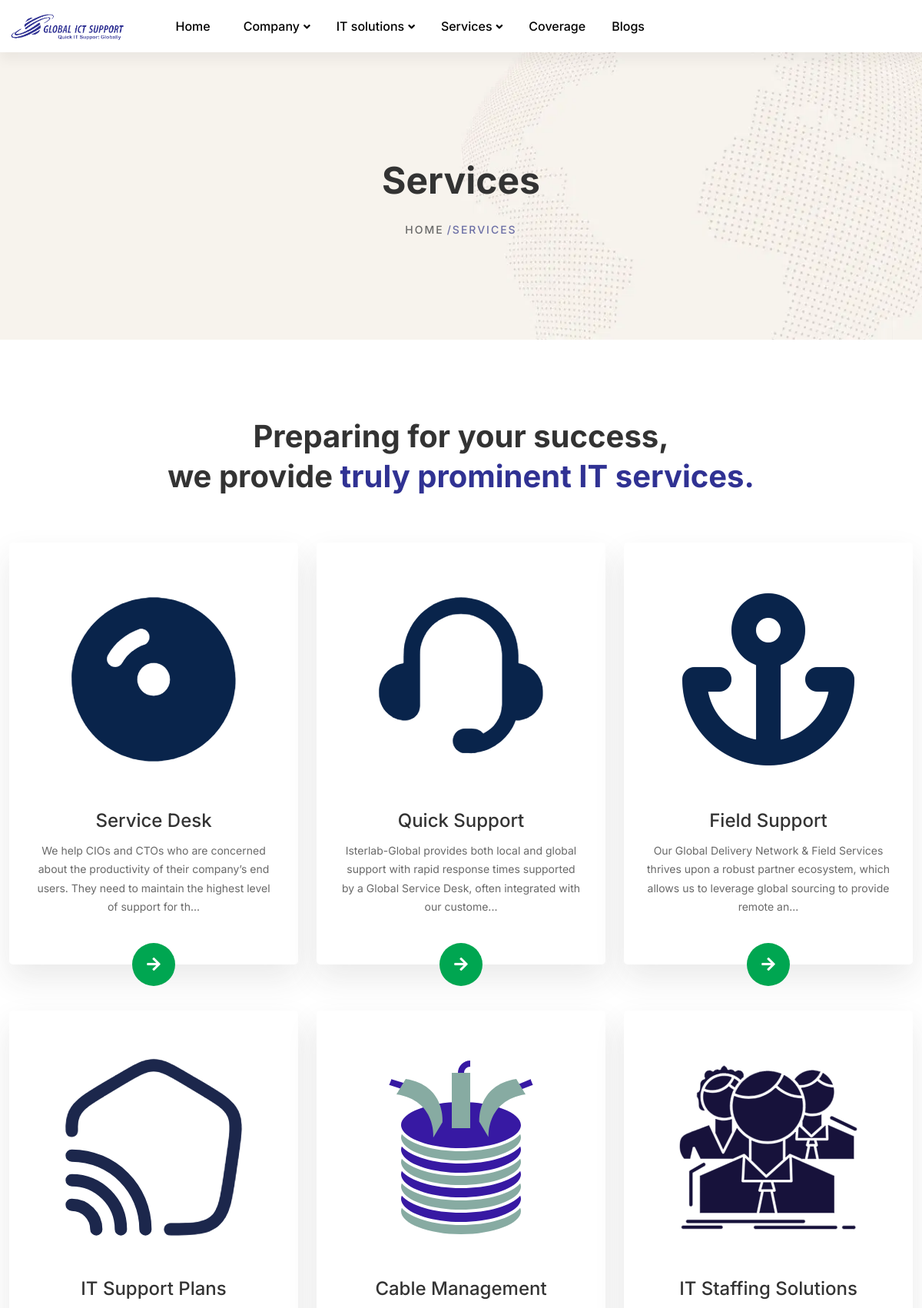
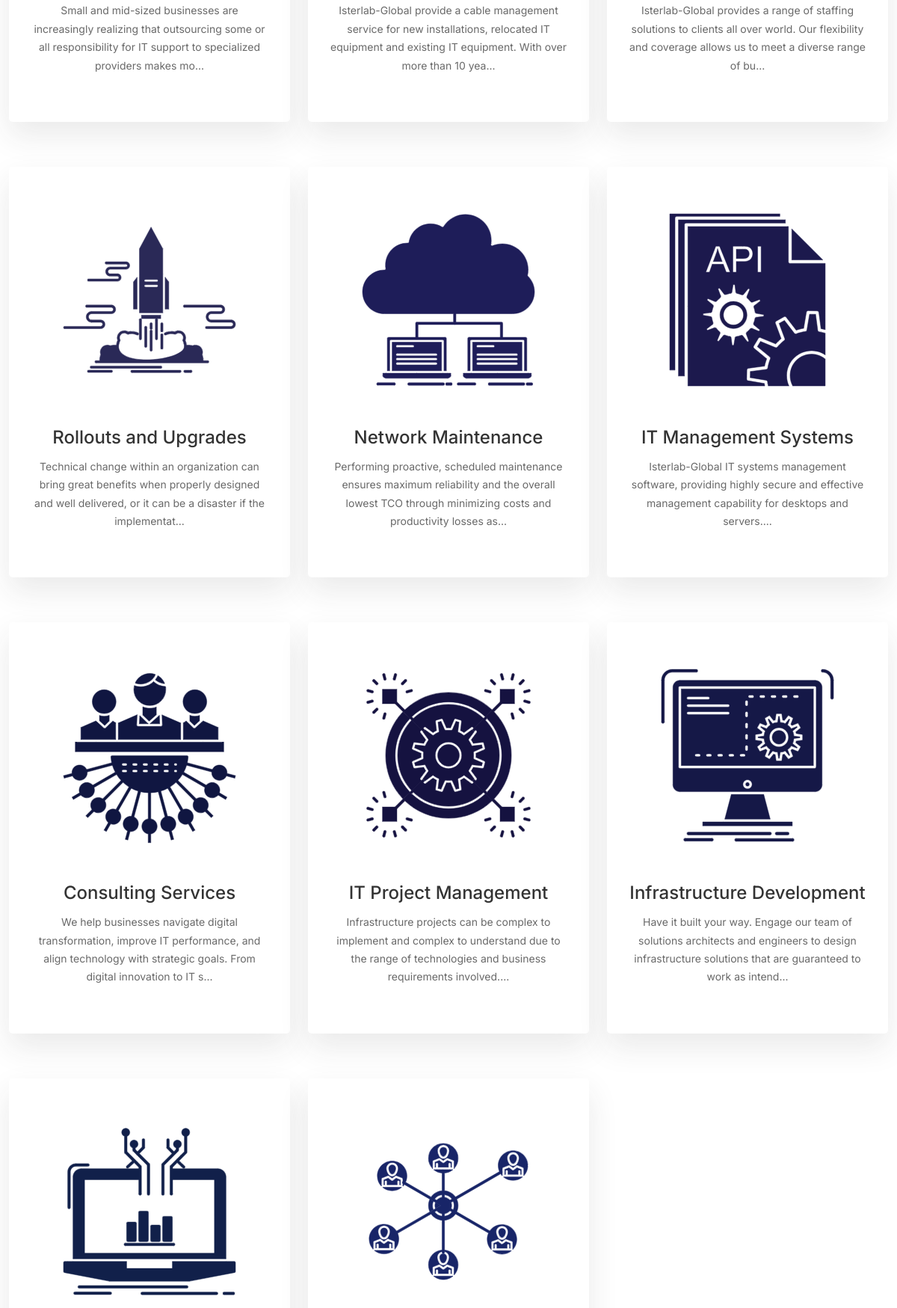
Page /services/ (upper part) on the committed database (2 pictures, top to bottom).
### landing/models.py (models this page shows, shortened)
class Service(models.Model):
    id = models.UUIDField(primary_key=True,default=uuid.uuid4,editable=False)
    name = models.CharField(max_length=255)
    short_description = models.TextField()
    content = RichTextField()
    icon = models.ImageField(upload_to='service_icons/')
    image = models.ImageField(upload_to='service_images/')
    video = models.URLField(null=True, blank=True)
    created_at = models.DateTimeField(auto_now=True)
    slug = models.CharField(max_length=300,blank=True, null=True)

### landing/views.py (the view)
# urls.py: path("services/",services,name="services"),
def services(request):
    context = {
        "services": Service.objects.all(),
    }
    return render(request, 'pages/services.html',context)

### landing/context_processors.py (called while the page is built)
def global_context(request):
    global_services = Service.objects.all()[:6]
    global_solutions = Solution.objects.all()[:6]
    context = {
        "constance_services": global_services,
        "constance_solutions": global_solutions
    }
    return context

### templates/pages/services.html (shortened to what this page needs)
{% extends "base.html" %}
{% load static %}
{% block breadcrumbs %}
{% include "components/breadcrumbs.html" with section='Services' %}
{% endblock breadcrumbs %}
{% block content %}
<div class="site-wrapper-reveal">
    {% include "components/services.html" %}
</div>
{% endblock content %}

### templates/components/services.html (shortened to what this page needs)
<div class="feature-images-wrapper section-space--ptb_100">
    <div class="container">
        <div class="row">
            <div class="col-lg-12">
                <div class="section-title-wrap text-center">
                    <h3 class="heading">Preparing for your success, <br> we provide <span class="text-color-primary">  truly prominent IT services.</span></h3>
                </div>
            </div>
        </div>
        <div class="row">
            <div class="col-12">
                <div class="feature-images__one">
                    <div class="row">
                        {% for service in services %}
                        <div class="col-lg-4 col-md-6 wow move-up">
                            <div class="ht-box-images style-01">
                                <div class="image-box-wrap">
                                    <a href = "{% url "service_details" service.name %}" class="box-image">
                                        <img loading="lazy"class="img-fulid" src="{{service.icon.url}}" alt="">
                                    </a>
                                    <div class="content">
                                        <h5 class="heading">{{service.name}}</h5>
                                        <div class="text">{{service.short_description | slice:150}}...</div>
                                        <div class="circle-arrow">
                                            <a href="{% url "service_details" service.name %}">
                                                <i class="fas fa-arrow-right"></i>
                                            </a>
                                        </div>
                                    </div>
                                </div>
                            </div>
                        </div>
                        {% endfor %}
                    </div>
                </div>
            </div>
        </div>
    </div>
</div>

### rows in the picture
Service: icon (picture), name "Service Desk", short_description "We help CIOs and CTOs who are concerned about the productivity of their company’s end users. They need to maintain the highest level of support for th"
Service: icon (picture), name "Quick Support", short_description "Isterlab-Global provides both local and global support with rapid response times supported by a Global Service Desk, often integrated with our custome"
Service: icon (picture), name "Field Support", short_description "Our Global Delivery Network & Field Services thrives upon a robust partner ecosystem, which allows us to leverage global sourcing to provide remote an"
Service: icon (picture), name "IT Support Plans", short_description "Small and mid-sized businesses are increasingly realizing that outsourcing some or all responsibility for IT support to specialized providers makes mo"
Service: icon (picture), name "Cable Management", short_description "Isterlab-Global provide a cable management service for new installations, relocated IT equipment and existing IT equipment. With over more than 10 yea"
Service: icon (picture), name "IT Staffing Solutions", short_description "Isterlab-Global provides a range of staffing solutions to clients all over world. Our flexibility and coverage allows us to meet a diverse range of bu"
Service: icon (picture), name "Rollouts and Upgrades", short_description "Technical change within an organization can bring great benefits when properly designed and well delivered, or it can be a disaster if the implementat"
Service: icon (picture), name "Network Maintenance", short_description "Performing proactive, scheduled maintenance ensures maximum reliability and the overall lowest TCO through minimizing costs and productivity losses as"
Service: icon (picture), name "IT Management Systems", short_description "Isterlab-Global IT systems management software, providing highly secure and effective management capability for desktops and servers."
Service: icon (picture), name "Consulting Services", short_description "We help businesses navigate digital transformation, improve IT performance, and align technology with strategic goals. From digital innovation to IT s"
Service: icon (picture), name "IT Project Management", short_description "Infrastructure projects can be complex to implement and complex to understand due to the range of technologies and business requirements involved."
Service: icon (picture), name "Infrastructure Development", short_description "Have it built your way. Engage our team of solutions architects and engineers to design infrastructure solutions that are guaranteed to work as intend"
Service: icon (picture)
Service: icon (picture)

### other values in the picture
{{ section }} "Services"
{{ section }} "SERVICES"
